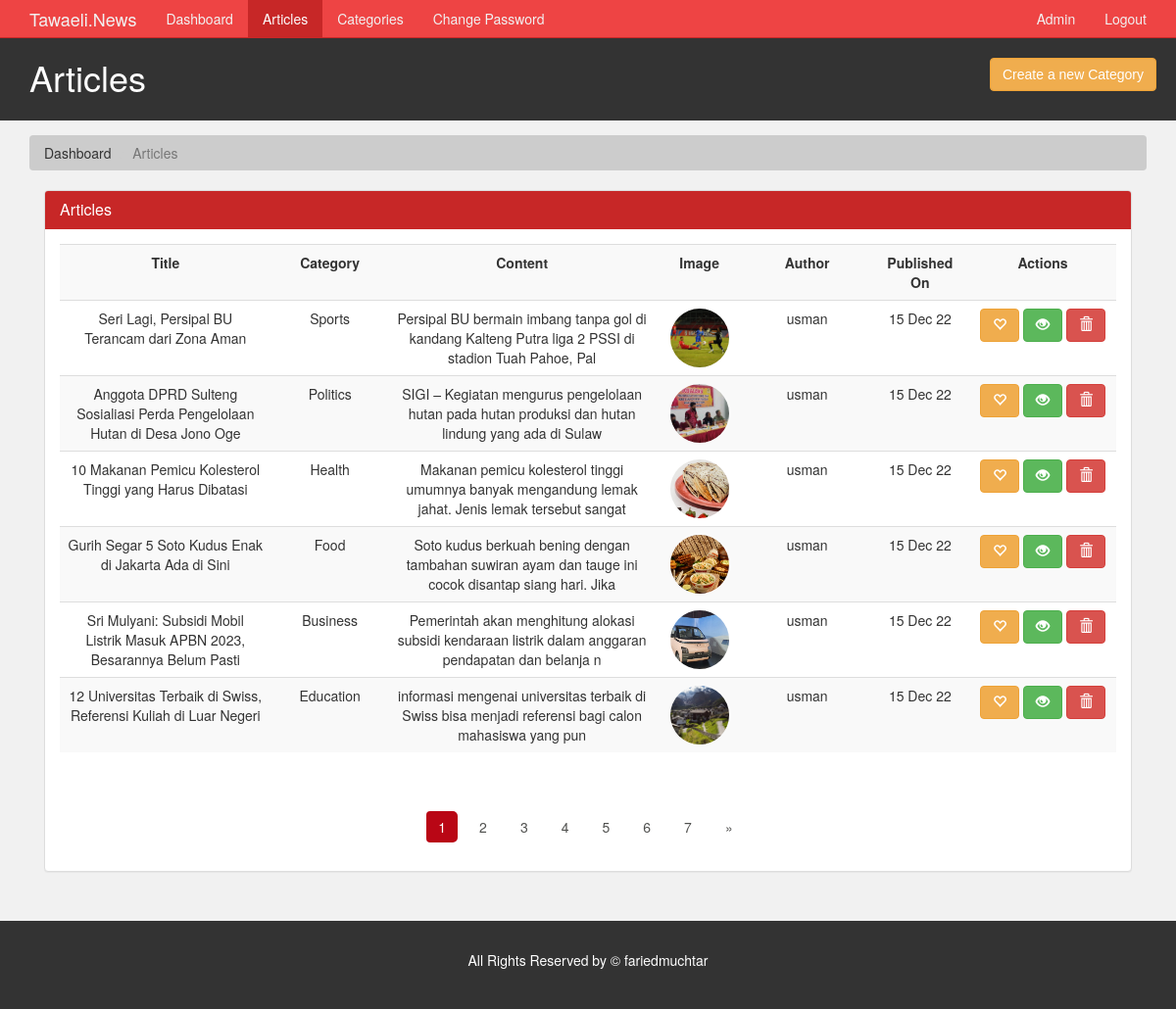
Screenshot of /admin/articles.php (signed in) with the database file from the repository.
### tables this page shows
CREATE TABLE `article` (
  `article_id` int(11) NOT NULL,
  `category_id` int(11) NOT NULL,
  `author_id` int(11) NOT NULL,
  `article_title` varchar(250) NOT NULL,
  `article_image` varchar(200) NOT NULL,
  `article_description` text NOT NULL,
  `article_date` date NOT NULL,
  `article_trend` tinyint(4) NOT NULL,
  `article_active` tinyint(4) NOT NULL
);

CREATE TABLE `category` (
  `category_id` int(11) NOT NULL,
  `category_name` varchar(45) NOT NULL,
  `category_color` varchar(35) NOT NULL,
  `category_image` varchar(250) NOT NULL,
  `category_description` varchar(350) NOT NULL
);

CREATE TABLE `author` (
  `author_id` int(11) NOT NULL,
  `author_name` varchar(35) NOT NULL,
  `author_password` varchar(100) NOT NULL,
  `author_email` varchar(45) NOT NULL
);

### admin/articles.php (the view, shortened to what this page needs)
<?php
  require('./includes/nav.inc.php');
?>
<section id="breadcrumb">
  <div class="container">
    <ol class="breadcrumb">
      <li><a href="./index.php">Dashboard</a></li>
      <li class="active">Articles</li>
    </ol>
  </div>
</section>
<section id="main">
  <div class="container">
    <div class="col-md-12">
      <?php
        $limit = 6;
        if(isset($_GET['page'])) {
          $page = $_GET['page'];
        }else {
          $page = 1;
        }
        $offset = ($page - 1) * $limit;
        $sql = "SELECT article.article_title,
                article.article_id,
                article.article_date,
                author.author_name,
                article.article_image,
                article.article_trend,
                article.article_active,
                article.article_description,
                category.category_name
                FROM article, category, author
                WHERE article.category_id = category.category_id
                AND article.author_id = author.author_id
                ORDER BY article.article_date DESC
                LIMIT {$offset},{$limit}";
        $result = mysqli_query($con,$sql);
        $row = mysqli_num_rows($result);
      ?>
      <div class="panel panel-default">
        <div class="panel-heading main-color-bg">
          <h3 class="panel-title">Articles</h3>
        </div>
        <div class="panel-body">
          <table class="table table-striped table-hover article-table">
            <tr>
              <th style="min-width: 200px">Title</th>
              <th style="min-width: 120px">Category</th>
              <th style="min-width: 250px">Content</th>
              <th style="min-width: 90px">Image</th>
              <th style="min-width: 130px">Author</th>
              <th style="min-width: 100px">Published On</th>
              <th style="min-width: 150px">Actions</th>
            </tr>
            <?php
                if($row > 0) {
                  while($data = mysqli_fetch_assoc($result)) {
                    $category_name = $data['category_name'];
                    $article_id = $data['article_id'];
                    $article_title = $data['article_title'];
                    $article_trend = $data['article_trend'];
                    $article_desc = $data['article_description'];
                    $article_image = $data['article_image'];
                    $article_date = $data['article_date'];
                    $article_author = $data['author_name'];
                    $article_active = $data['article_active'];
                    $article_desc = substr($article_desc,0,100);
                    $article_date = date("d M y",strtotime($article_date));
                    echo '
                      <tr>
                        <td>
                          '.$article_title.'
                        </td>
                        <td>
                          '.$category_name.'
                        </td>
                        <td>
                          '.$article_desc.'
                        </td>
                        <td>
                          <img src="../assets/images/articles/'.$article_image.'" />
                        </td>
                        <td>
                          '.$article_author.'
                        </td>
                        <td>
                          '.$article_date.'
                        </td>
                        <td>';
                        if($article_trend > 0) {
                          echo '
                          <a class="btn btn-danger" href="./deactivate-trend.php?id='.$article_id.'" title="Remove Article Trend">
                            <span class="glyphicon glyphicon-heart"></span>
                          </a>
                          ';
                        }
                        else {
                          echo '
                          <a class="btn btn-warning" href="./activate-trend.php?id='.$article_id.'" title="Make Article Trending">
                            <span class="glyphicon glyphicon-heart-empty"></span>
                          </a>
                          ';
                        }
                        if($article_active > 0) {
                          echo '
                          <a class="btn btn-success" href="./deactivate-article.php?id='.$article_id.'" title="Deactivate Article">
                            <span class="glyphicon glyphicon-eye-open"></span>
                          </a>
                          ';
                        }
                        else {
                          echo '
                          <a class="btn btn-info" href="./activate-article.php?id='.$article_id.'" title="Activate Article">
                            <span class="glyphicon glyphicon-eye-close"></span>
                          </a>
                          ';
                        }
                        echo '
                          <a class="btn btn-danger" href="javascript:deleteConfirm('.$article_id.')" title="Delete Article">
                            <span class="glyphicon glyphicon-trash"></span>
                          </a>
                        </td>
                      </tr>
                    ';
                  }
                }
              ?>
          </table>
        </div>
        <div class="text-center">
          <ul class="pagination pg-red">
            <?php
              $paginationQuery = "SELECT * FROM article";
              $paginationResult = mysqli_query($con, $paginationQuery);
              if(mysqli_num_rows($paginationResult) > 0) {
                $total_articles = mysqli_num_rows($paginationResult);
                $total_page = ceil($total_articles / $limit);
                for($i = 1; $i <= $total_page; $i++) {
                  $active = "";
                  if($i == $page) {
                    $active = "active";
                  }
                  echo '<li class="page-item '.$active.'"><a href="./articles.php?page='.$i.'" class="page-link">'.$i.'</a></li>';
                }
                if($total_page > $page){
                  echo '
                    <li class="page-item">
                      <a href="articles.php?page='.($page + 1).'" class="page-link">
                        <span>&raquo;</span>
                      </a>
                    </li>';
                }
              }
            ?>
          </ul>
        </div>
      </div>
    </div>
  </div>
</section>
<?php
  require('./includes/footer.inc.php')
?>

### assets/css/partials/4-component.css (style rules this page uses)
.container { width: 100%; padding-right: 15px; padding-left: 15px; margin-right: auto; margin-left: auto; }
.btn { display: inline-block; border: none; background: var(--dark-color); color: #fff; text-decoration: none; font-family: var(--ff-nunito); padding: 0.5rem 0.75rem; border-radius: var(--border-radius); transition: all 200ms ease-in-out; }
.pagination { display: inline-block; }
.pagination a { float: left; padding: 8px 16px; margin: 2px; transition: all 200ms ease-in-out; }

### assets/css/admin/style.css (style rules this page uses)
body { background: var(--light-color); }
.main-color-bg { background-color: var(--primary-color) !important; border-color: var(--primary-color) !important; color: #ffffff !important; }
.breadcrumb { background: #cccccc; color: #333333; }
.breadcrumb a { color: #333333; }
.article-table td img { border-radius: 50%; object-fit: cover; height: 6rem; width: 6rem; }
.article-table th, .article-table td { text-align: center; }
.pagination > li > a, .pagination > li > span { border-radius: var(--border-radius); margin: 5px; border: none; color: var(--dark-color); cursor: pointer; }
.pagination > .active > a, .pagination > .active > a:focus, .pagination > .active > a:hover, .pagination > .active > span, .pagination > .active > span:focus, .pagination > .active > span:hover { z-index: 3; color: #fff; cursor: default; background-color: var(--active-color); border-color: none; }
#main { min-height: 57.2vh; }

### assets/css/partials/1-variables.css (style rules this page uses)
:root { --primary-color: #c72727; --secondary-color: #f99500; --light-color: #f1f1f1; --dark-color: #50514f; --black-color: #333333; --tag-trend-color: #fa163f; --tag-yellow-color: #ffbe0b; --tag-purple-color: #8338ec; --tag-blue-color: #3a86ff; --tag-green-color: #00ff73; --tag-orange-color: #ef4339; --tag-pink-color: #ff0a54; --tag-brown-color: #663f3f; --hover-color: #ee4444; --active-color: #b90615; --ts-vs: 0.56rem; --ts-sml: 0.8rem; --ts-md: 1.1rem; --ts-lg: 1.25rem; --hs-vs: 1.3rem; --hs-sml: 2rem; --hs-md: 2.5rem; --hs-lg: 3rem; --ff-monts: "Montserrat", sans-serif; --ff-nunito: "Nunito Sans", sans-serif; --ff-noto: "Noto Serif", serif; --ff-robo: "Roboto", sans-serif; --border-radius: 5px; }

### rows the page displays
article: article_title "Seri Lagi, Persipal BU Terancam dari Zona Aman", category.category_name "Sports", article_description "Persipal BU bermain imbang tanpa gol di kandang Kalteng Putra liga 2 PSSI di stadion Tuah Pahoe, Pal", article_image (picture), author.author_name "usman", article_date "15 Dec 22"
article: article_title "Anggota DPRD Sulteng Sosialiasi Perda Pengelolaan Hutan di Desa Jono Oge", category.category_name "Politics", article_description "SIGI – Kegiatan mengurus pengelolaan hutan pada hutan produksi dan hutan lindung yang ada di Sulaw", article_image (picture), author.author_name "usman", article_date "15 Dec 22"
article: article_title "10 Makanan Pemicu Kolesterol Tinggi yang Harus Dibatasi", category.category_name "Health", article_description "Makanan pemicu kolesterol tinggi umumnya banyak mengandung lemak jahat. Jenis lemak tersebut sangat", article_image (picture), author.author_name "usman", article_date "15 Dec 22"
article: article_title "Gurih Segar 5 Soto Kudus Enak di Jakarta Ada di Sini", category.category_name "Food", article_description "Soto kudus berkuah bening dengan tambahan suwiran ayam dan tauge ini cocok disantap siang hari. Jika", article_image (picture), author.author_name "usman", article_date "15 Dec 22"
article: article_title "Sri Mulyani: Subsidi Mobil Listrik Masuk APBN 2023, Besarannya Belum Pasti", category.category_name "Business", article_description "Pemerintah akan menghitung alokasi subsidi kendaraan listrik dalam anggaran pendapatan dan belanja n", article_image (picture), author.author_name "usman", article_date "15 Dec 22"
article: article_title "12 Universitas Terbaik di Swiss, Referensi Kuliah di Luar Negeri", category.category_name "Education", article_description "informasi mengenai universitas terbaik di Swiss bisa menjadi referensi bagi calon mahasiswa yang pun", article_image (picture), author.author_name "usman", article_date "15 Dec 22"

### other values shown
$admin_name "Admin"
$page_title "Articles"
